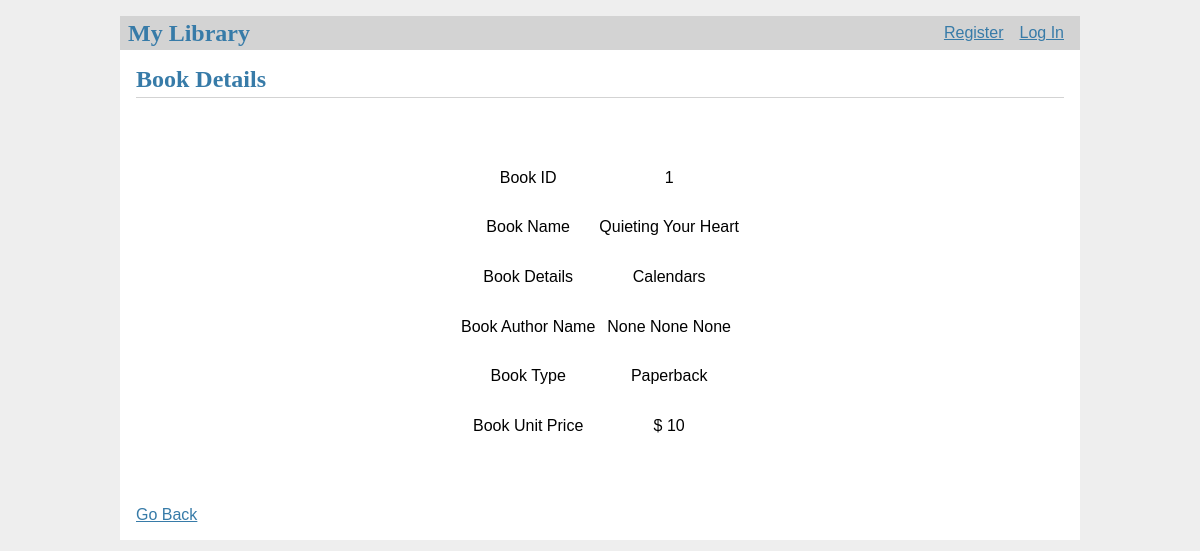
The app's page /aboutbook/1 with its own data.
### tables this page shows
CREATE TABLE Book(
	book_id int not null primary key,
    book_name varchar(255),
    isbn_10 varchar(255),
    isbn_13 varchar(255),
    book_genre_id int,
    book_publisher_id int
, qty int not null default 10);

CREATE TABLE Book_Genre(
	book_genre_id int not null primary key,
    genre_name varchar(255)
);

CREATE TABLE Type(
	type_id int not null primary key,
    type_name varchar(255)
);

CREATE TABLE Book_Type(
	book_id int not null,
    book_type_id int not null,
    unit_price varchar(255)
);

### flasklibrary/library.py (the view)
@bp.route('/aboutbook/<int:book_id>',methods=('GET', 'POST'))
def aboutbook(book_id):
     if book_id:
         db = get_db()
         book_details = db.execute(
                        'SELECT    book.book_id, book_name, genre_name, author_firstname , '
                        'author_middlename , author_lastname , unit_price , type_name '
                        'FROM Book '
                        ' LEFT JOIN Book_Genre on Book.book_genre_id = Book_Genre.book_genre_id '
                        ' LEFT JOIN book_author on book.book_id = book_author.book_id '
                        ' LEFT JOIN author on book_author.author_id = author.author_id '
                        ' LEFT JOIN book_type on book_type.book_id = book.book_id '
                        ' LEFT JOIN type on book_type.book_type_id = type.type_id '
                        ' where book.book_id = ? ',(book_id,)
          ).fetchone()
     return render_template('library/aboutbook.html' , book_details=book_details)

### flasklibrary/auth.py (called while the page is built)
@bp.before_app_request
def load_logged_in_user():
    user_id = session.get('user_id')
    if user_id is None:
        g.user = None
    else:
        g.user = get_db().execute(
            'SELECT * FROM user WHERE id = ?', (user_id,)
        ).fetchone()

### flasklibrary/db.py (called while the page is built)
def get_db():
    if 'db' not in g:
        g.db = sqlite3.connect(
            current_app.config['DATABASE'],
            detect_types=sqlite3.PARSE_DECLTYPES
        )
        g.db.row_factory = sqlite3.Row
    return g.db

### flasklibrary/templates/library/aboutbook.html
{% extends 'base.html' %}
{% block header %}
    <h1>{% block title %}Book Details{% endblock %}</h1>
{% endblock %}
{% block content %}
<BR><BR><BR>
<table style=width:400x;height:300px; align=center>
<TR>
    <TD>Book ID</TD>
    <TD>{{ book_details['book_id'] }}</TD>
</TR>
<TR>
    <TD>Book Name</TD>
    <TD>{{ book_details['book_name'] }}</TD>
</TR>
<TR>
        <TD>Book Details</TD>
        <TD>{{ book_details['genre_name'] }}</TD>
</TR>
<TR>
        <TD>Book Author Name</TD>
        <TD>{{ book_details['author_firstname'] }}  {{ book_details['author_middlename'] }}  {{ book_details['author_lastname'] }}</TD>
</TR>
<TR>
        <TD>Book Type</TD>
        <TD>{{ book_details['type_name'] }}</TD>
</TR>
<TR>
        <TD>Book Unit Price</TD>
        <TD>$ {{ book_details['unit_price'] }}</TD>
</TR>
</table>
<BR><BR><BR>
<a href="{{ url_for('library.index') }}">Go Back</a>
{% endblock %}

### flasklibrary/static/style.css (style rules this page uses)
h1, h2, h3, h4, h5, h6 { font-family: serif; color: #377ba8; margin: 1rem 0; }
a { color: #377ba8; }
.content > header h1 { flex: auto; margin: 1rem 0 0.25rem 0; }
td,tr,th { text-align: center; }

### records on screen
Book: book_id "1", book_name "Quieting Your Heart"
Book_Genre: genre_name "Calendars"
Type: type_name "Paperback"
Book_Type: unit_price "10"

### other values on screen
{{ book_details['author_firstname'] }} "None"
{{ book_details['author_middlename'] }} "None"
{{ book_details['author_lastname'] }} "None"
